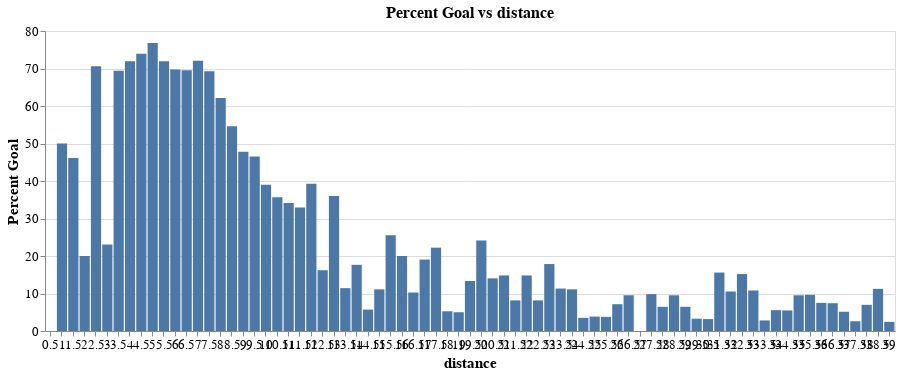

Notebook cell for this chart:
### Code cell
plot_percent_goal_vs_feature(simple_shots_clean, 'distance')

### Figure 1 — Vega-Lite specification as saved in the notebook (floating-point values rounded to 4 significant figures)
{"config": {"view": {"continuousWidth": 300, "continuousHeight": 300}, "axis": {"labelFontSize": 13, "titleFontSize": 15}, "title": {"fontSize": 16}}, "data": {"name": "data-56bb6224b1aa341407c9d0b0447e11a5"}, "mark": {"type": "bar"}, "encoding": {"x": {"axis": {"labelAngle": 0, "title": "distance"}, "field": "distance", "type": "nominal"}, "y": {"axis": {"title": "Percent Goal"}, "field": "Percent Goal", "type": "quantitative"}}, "height": 300, "title": "Percent Goal vs distance", "width": 850, "$schema": "https://vega.github.io/schema/vega-lite/v5.8.0.json", "datasets": {"data-56bb6224b1aa341407c9d0b0447e11a5": [{"distance": 0.5, "No Goal": 1.0, "Goal": 0.0, "Percent Goal": 0.0}, {"distance": 1.0, "No Goal": 0.0, "Goal": 1.0, "Percent Goal": 50.0}, {"distance": 1.5, "No Goal": 2.0, "Goal": 3.0, "Percent Goal": 46.15}, {"distance": 2.0, "No Goal": 2.0, "Goal": 1.0, "Percent Goal": 20.0}, {"distance": 2.5, "No Goal": 0.0, "Goal": 6.0, "Percent Goal": 70.59}, {"distance": 3.0, "No Goal": 7.0, "Goal": 3.0, "Percent Goal": 23.08}, {"distance": 3.5, "No Goal": 4.0, "Goal": 17.0, "Percent Goal": 69.39}, {"distance": 4.0, "No Goal": 37.0, "Goal": 105.0, "Percent Goal": 71.92}, {"distance": 4.5, "No Goal": 66.0, "Goal": 200.0, "Percent Goal": 73.94}, {"distance": 5.0, "No Goal": 110.0, "Goal": 380.0, "Percent Goal": 76.77}, {"distance": 5.5, "No Goal": 356.0, "Goal": 925.0, "Percent Goal": 71.9}, {"distance": 6.0, "No Goal": 653.0, "Goal": 1517.0, "Percent Goal": 69.72}, {"distance": 6.5, "No Goal": 565.0, "Goal": 1303.0, "Percent Goal": 69.51}, {"distance": 7.0, "No Goal": 408.0, "Goal": 1070.0, "Percent Goal": 72.05}, {"distance": 7.5, "No Goal": 278.0, "Goal": 643.0, "Percent Goal": 69.25}, {"distance": 8.0, "No Goal": 251.0, "Goal": 425.0, "Percent Goal": 62.13}, {"distance": 8.5, "No Goal": 440.0, "Goal": 540.0, "Percent Goal": 54.63}, {"distance": 9.0, "No Goal": 610.0, "Goal": 567.0, "Percent Goal": 47.81}, {"distance": 9.5, "No Goal": 581.0, "Goal": 514.0, "Percent Goal": 46.54}, {"distance": 10.0, "No Goal": 392.0, "Goal": 257.0, "Percent Goal": 39.0}, {"distance": 10.5, "No Goal": 152.0, "Goal": 90.0, "Percent Goal": 35.64}, {"distance": 11.0, "No Goal": 43.0, "Goal": 28.0, "Percent Goal": 34.15}, {"distance": 11.5, "No Goal": 15.0, "Goal": 13.0, "Percent Goal": 32.91}, {"distance": 12.0, "No Goal": 5.0, "Goal": 11.0, "Percent Goal": 39.29}, {"distance": 12.5, "No Goal": 3.0, "Goal": 3.0, "Percent Goal": 16.22}, {"distance": 13.0, "No Goal": 3.0, "Goal": 9.0, "Percent Goal": 36.0}, {"distance": 13.5, "No Goal": 2.0, "Goal": 2.0, "Percent Goal": 11.43}, {"distance": 14.0, "No Goal": 0.0, "Goal": 3.0, "Percent Goal": 17.65}, {"distance": 14.5, "No Goal": 2.0, "Goal": 1.0, "Percent Goal": 5.714}, {"distance": 15.0, "No Goal": 1.0, "Goal": 2.0, "Percent Goal": 11.11}, {"distance": 15.5, "No Goal": 2.0, "Goal": 6.0, "Percent Goal": 25.53}, {"distance": 16.0, "No Goal": 0.0, "Goal": 4.0, "Percent Goal": 20.0}, {"distance": 16.5, "No Goal": 1.0, "Goal": 2.0, "Percent Goal": 10.26}, {"distance": 17.0, "No Goal": 0.0, "Goal": 4.0, "Percent Goal": 19.05}, {"distance": 17.5, "No Goal": 0.0, "Goal": 5.0, "Percent Goal": 22.22}, {"distance": 18.0, "No Goal": 0.0, "Goal": 1.0, "Percent Goal": 5.263}, {"distance": 19.0, "No Goal": 0.0, "Goal": 1.0, "Percent Goal": 5.0}, {"distance": 19.5, "No Goal": 0.0, "Goal": 3.0, "Percent Goal": 13.33}, {"distance": 20.0, "No Goal": 2.0, "Goal": 7.0, "Percent Goal": 24.14}, {"distance": 20.5, "No Goal": 4.0, "Goal": 4.0, "Percent Goal": 14.04}, {"distance": 21.0, "No Goal": 2.0, "Goal": 4.0, "Percent Goal": 14.81}, {"distance": 21.5, "No Goal": 1.0, "Goal": 2.0, "Percent Goal": 8.163}, {"distance": 22.0, "No Goal": 1.0, "Goal": 4.0, "Percent Goal": 14.81}, {"distance": 22.5, "No Goal": 0.0, "Goal": 2.0, "Percent Goal": 8.163}, {"distance": 23.0, "No Goal": 0.0, "Goal": 5.0, "Percent Goal": 17.86}, {"distance": 23.5, "No Goal": 0.0, "Goal": 3.0, "Percent Goal": 11.32}, {"distance": 24.0, "No Goal": 0.0, "Goal": 3.0, "Percent Goal": 11.11}, {"distance": 24.5, "No Goal": 3.0, "Goal": 1.0, "Percent Goal": 3.509}, {"distance": 25.0, "No Goal": 0.0, "Goal": 1.0, "Percent Goal": 3.846}, {"distance": 25.5, "No Goal": 0.0, "Goal": 1.0, "Percent Goal": 3.774}, {"distance": 26.0, "No Goal": 0.0, "Goal": 2.0, "Percent Goal": 7.143}, {"distance": 26.5, "No Goal": 2.0, "Goal": 3.0, "Percent Goal": 9.524}, {"distance": 27.0, "No Goal": 2.0, "Goal": 0.0, "Percent Goal": 0.0}, {"distance": 27.5, "No Goal": 0.0, "Goal": 3.0, "Percent Goal": 9.836}, {"distance": 28.0, "No Goal": 1.0, "Goal": 2.0, "Percent Goal": 6.452}, {"distance": 28.5, "No Goal": 0.0, "Goal": 3.0, "Percent Goal": 9.524}, {"distance": 29.0, "No Goal": 0.0, "Goal": 2.0, "Percent Goal": 6.452}, {"distance": 29.5, "No Goal": 0.0, "Goal": 1.0, "Percent Goal": 3.279}, {"distance": 30.5, "No Goal": 0.0, "Goal": 1.0, "Percent Goal": 3.175}, {"distance": 31.5, "No Goal": 1.0, "Goal": 6.0, "Percent Goal": 15.58}, {"distance": 32.0, "No Goal": 2.0, "Goal": 4.0, "Percent Goal": 10.53}, {"distance": 32.5, "No Goal": 1.0, "Goal": 6.0, "Percent Goal": 15.19}, {"distance": 33.0, "No Goal": 0.0, "Goal": 4.0, "Percent Goal": 10.81}, {"distance": 33.5, "No Goal": 1.0, "Goal": 1.0, "Percent Goal": 2.817}, {"distance": 34.0, "No Goal": 0.0, "Goal": 2.0, "Percent Goal": 5.556}, {"distance": 34.5, "No Goal": 0.0, "Goal": 2.0, "Percent Goal": 5.479}, {"distance": 35.0, "No Goal": 3.0, "Goal": 4.0, "Percent Goal": 9.524}, {"distance": 35.5, "No Goal": 2.0, "Goal": 4.0, "Percent Goal": 9.639}, {"distance": 36.0, "No Goal": 1.0, "Goal": 3.0, "Percent Goal": 7.5}, {"distance": 36.5, "No Goal": 1.0, "Goal": 3.0, "Percent Goal": 7.407}, {"distance": 37.0, "No Goal": 0.0, "Goal": 2.0, "Percent Goal": 5.128}, {"distance": 37.5, "No Goal": 0.0, "Goal": 1.0, "Percent Goal": 2.597}, {"distance": 38.0, "No Goal": 2.0, "Goal": 3.0, "Percent Goal": 6.977}, {"distance": 38.5, "No Goal": 1.0, "Goal": 5.0, "Percent Goal": 11.24}, {"distance": 39.0, "No Goal": 1.0, "Goal": 1.0, "Percent Goal": 2.439}]}}
